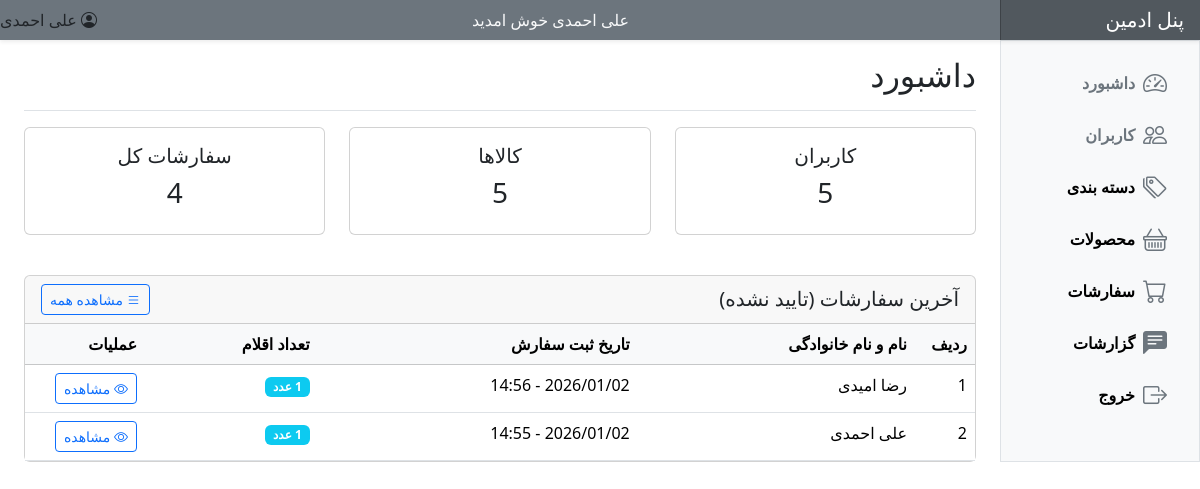
Page /project6/index.php (signed in) on the committed database.
### tables this page shows
CREATE TABLE `orders` (
  `id` int(11) NOT NULL,
  `user_id` int(11) NOT NULL,
  `date` datetime NOT NULL,
  `status` tinyint(1) NOT NULL
);

CREATE TABLE `users` (
  `id` int(11) NOT NULL,
  `fullname` varchar(255) NOT NULL,
  `username` varchar(255) NOT NULL,
  `password` varchar(255) NOT NULL,
  `phone` varchar(11) NOT NULL,
  `date` datetime NOT NULL,
  `address` varchar(255) NOT NULL,
  `type` varchar(255) NOT NULL,
  `status` tinyint(1) NOT NULL
);

### project6/index.php (the view, shortened to what this page needs)
<?php
include "includes/header.php";
$total_users = $conn->query("SELECT COUNT(*) as total FROM users")->fetch(PDO::FETCH_ASSOC)['total'];
$total_products = $conn->query("SELECT COUNT(*) as total FROM products")->fetch(PDO::FETCH_ASSOC)['total'];
$total_orders = $conn->query("SELECT COUNT(*) as total FROM orders")->fetch(PDO::FETCH_ASSOC)['total'];
?>
<!DOCTYPE html>
<html dir="rtl" lang="fa">
<head>
    <link href="https://cdn.jsdelivr.net/npm/bootstrap@5.3.2/dist/css/bootstrap.min.css" rel="stylesheet">
    <link rel="stylesheet" href="https://cdn.jsdelivr.net/npm/bootstrap-icons@1.11.1/font/bootstrap-icons.css">
</head>
<body>
    <div class="container-fluid">
        <div class="row">
            <?php include "includes/sidebar.php"; ?>
            <main class="col-md-9 ms-sm-auto col-lg-10 px-md-4">
                <div class="d-flex justify-content-between pt-3 pb-2 mb-3 border-bottom">
                    <h2>داشبورد</h2>
                </div>
                <div class="row mb-4">
                    <div class="col-md-4 mb-3">
                        <div class="card">
                            <div class="card-body text-center">
                                <h5 class="card-title">کاربران</h5>
                                <h3><?php echo $total_users; ?></h3>
                            </div>
                        </div>
                    </div>
                    <div class="col-md-4 mb-3">
                        <div class="card">
                            <div class="card-body text-center">
                                <h5 class="card-title">کالاها</h5>
                                <h3><?php echo $total_products; ?></h3>
                            </div>
                        </div>
                    </div>
                    <div class="col-md-4 mb-3">
                        <div class="card">
                            <div class="card-body text-center">
                                <h5 class="card-title">سفارشات کل</h5>
                                <h3><?php echo $total_orders; ?></h3>
                            </div>
                        </div>
                    </div>
                </div>
                <?php
                $pending_orders = $conn->query("
                    SELECT o.id, u.fullname, o.date,
                           (SELECT COUNT(*) FROM order_items WHERE order_id = o.id) as items_count
                    FROM orders o
                    JOIN users u ON o.user_id = u.id
                    WHERE o.status = 0
                    ORDER BY o.date DESC
                    LIMIT 10
                ");
                ?>
                <div class="card">
                    <div class="card-header d-flex justify-content-between align-items-center">
                        <h5 class="mb-0">آخرین سفارشات (تایید نشده)</h5>
                        <a href="pages/orders/" class="btn btn-sm btn-outline-primary">
                            <i class="bi bi-list"></i> مشاهده همه
                        </a>
                    </div>
                    <div class="card-body p-0">
                        <div class="table-responsive">
                            <table class="table table-hover mb-0">
                                <thead class="table-light">
                                    <tr>
                                        <th width="60">ردیف</th>
                                        <th>نام و نام خانوادگی</th>
                                        <th>تاریخ ثبت سفارش</th>
                                        <th>تعداد اقلام</th>
                                        <th width="120">عملیات</th>
                                    </tr>
                                </thead>
                                <tbody>
                                    <?php if($pending_orders->rowCount() > 0): ?>
                                        <?php
                                        $counter = 1;
                                        while($order = $pending_orders->fetch(PDO::FETCH_ASSOC)):
                                        ?>
                                        <tr>
                                            <td><?php echo $counter++; ?></td>
                                            <td><?php echo $order['fullname']; ?></td>
                                            <td><?php echo date('Y/m/d - H:i', strtotime($order['date'])); ?></td>
                                            <td>
                                                <span class="badge bg-info"><?php echo $order['items_count']; ?> عدد</span>
                                            </td>
                                            <td>
                                                <a href="pages/orders/view.php?id=<?php echo $order['id']; ?>"
                                                   class="btn btn-sm btn-outline-primary">
                                                    <i class="bi bi-eye"></i> مشاهده
                                                </a>
                                            </td>
                                        </tr>
                                        <?php endwhile; ?>
                                    <?php endif; ?>
                                </tbody>
                            </table>
                        </div>
                    </div>
                </div>
            </main>
        </div>
    </div>
</body>
</html>

### project6/assets/css/style.css (style rules this page uses)
body { font-family: "Vazir", sans-serif; }
td, th { font-size: 1rem; }

### rows in the picture
orders: user.fullname "رضا امیدی", date "2026/01/02 - 14:56"
orders: user.fullname "علی احمدی", date "2026/01/02 - 14:55"

### other values in the picture
$_SESSION['fullname'] "علی احمدی"
$total_users "5"
$total_products "5"
$total_orders "4"
